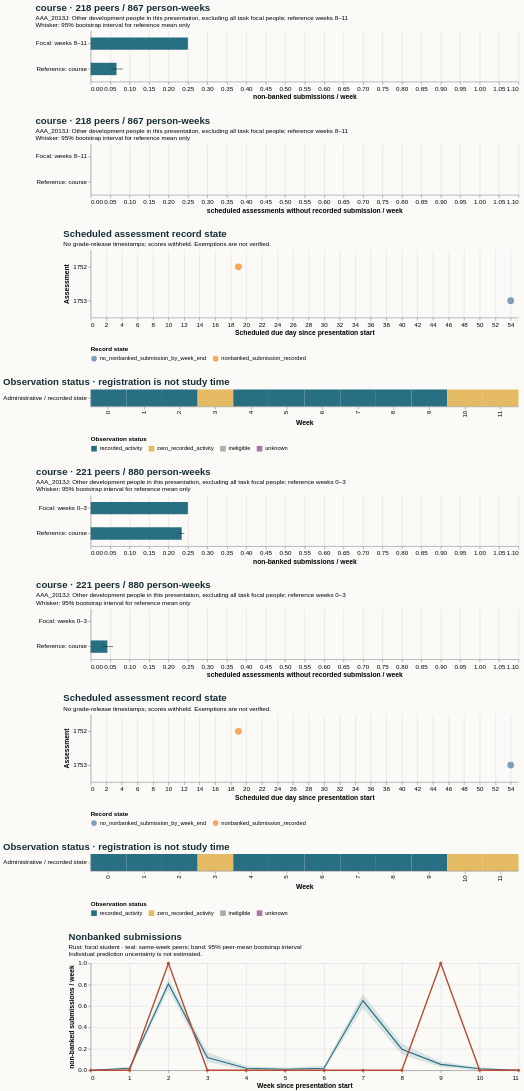

Write a Vega-Lite specification for this figure.
### Vega-Lite specification from a JSON file in a GitHub repository (floating-point values rounded to 4 significant figures)
{"$schema": "https://vega.github.io/schema/vega-lite/v5.20.1.json", "config": {"axis": {"labelFontSize": 11, "titleFontSize": 12}, "background": "#fbfaf7", "font": "sans-serif", "title": {"anchor": "start", "color": "#142e38", "fontSize": 17, "subtitleFontSize": 11}, "view": {"continuousHeight": 300, "continuousWidth": 300, "stroke": null}}, "datasets": {"data-0781e132585faf046cc307b554100b72": [{"hi": null, "lo": null, "series": "Focal: weeks 8–11", "value": 0.25}, {"hi": 0.08257, "lo": 0.05161, "series": "Reference: course", "value": 0.06651}], "data-1874b3b46118d825dbf556866b8e2358": [{"as_of_day": 20, "assessment_id": 1752, "course": "AAA_2013J", "due_day": 19, "person_id": 157568, "score_status": "withheld_release_time_unknown", "state": "nonbanked_submission_recorded", "week": 2}, {"as_of_day": 55, "assessment_id": 1753, "course": "AAA_2013J", "due_day": 54, "person_id": 157568, "score_status": "withheld_release_time_unknown", "state": "no_nonbanked_submission_by_week_end", "week": 7}], "data-25d19d2f94d39c7659ba30d260929277": [{"end_day": 6, "focal_value": 0.0, "peer_ci_high": 0.0, "peer_ci_low": 0.0, "peer_mean": 0.0, "peer_observations": 221, "peer_people": 221, "reference": "course", "unit": "non-banked submissions / week", "week": 0}, {"end_day": 13, "focal_value": 0.0, "peer_ci_high": 0.0362, "peer_ci_low": 0.004525, "peer_mean": 0.0181, "peer_observations": 221, "peer_people": 221, "reference": "course", "unit": "non-banked submissions / week", "week": 1}, {"end_day": 20, "focal_value": 1.0, "peer_ci_high": 0.8584, "peer_ci_low": 0.7534, "peer_mean": 0.8082, "peer_observations": 219, "peer_people": 219, "reference": "course", "unit": "non-banked submissions / week", "week": 2}, {"end_day": 27, "focal_value": 0.0, "peer_ci_high": 0.1689, "peer_ci_low": 0.07763, "peer_mean": 0.1187, "peer_observations": 219, "peer_people": 219, "reference": "course", "unit": "non-banked submissions / week", "week": 3}, {"end_day": 34, "focal_value": 0.0, "peer_ci_high": 0.03893, "peer_ci_low": 0.0, "peer_mean": 0.01826, "peer_observations": 219, "peer_people": 219, "reference": "course", "unit": "non-banked submissions / week", "week": 4}, {"end_day": 41, "focal_value": 0.0, "peer_ci_high": 0.02294, "peer_ci_low": 0.0, "peer_mean": 0.009174, "peer_observations": 218, "peer_people": 218, "reference": "course", "unit": "non-banked submissions / week", "week": 5}, {"end_day": 48, "focal_value": 0.0, "peer_ci_high": 0.04128, "peer_ci_low": 0.004587, "peer_mean": 0.01835, "peer_observations": 218, "peer_people": 218, "reference": "course", "unit": "non-banked submissions / week", "week": 6}, {"end_day": 55, "focal_value": 0.0, "peer_ci_high": 0.7134, "peer_ci_low": 0.578, "peer_mean": 0.6514, "peer_observations": 218, "peer_people": 218, "reference": "course", "unit": "non-banked submissions / week", "week": 7}, {"end_day": 62, "focal_value": 0.0, "peer_ci_high": 0.2477, "peer_ci_low": 0.1468, "peer_mean": 0.1972, "peer_observations": 218, "peer_people": 218, "reference": "course", "unit": "non-banked submissions / week", "week": 8}, {"end_day": 69, "focal_value": 1.0, "peer_ci_high": 0.08076, "peer_ci_low": 0.02765, "peer_mean": 0.0553, "peer_observations": 217, "peer_people": 217, "reference": "course", "unit": "non-banked submissions / week", "week": 9}, {"end_day": 76, "focal_value": 0.0, "peer_ci_high": 0.02765, "peer_ci_low": 0.0, "peer_mean": 0.01382, "peer_observations": 217, "peer_people": 217, "reference": "course", "unit": "non-banked submissions / week", "week": 10}, {"end_day": 83, "focal_value": 0.0, "peer_ci_high": 0.0, "peer_ci_low": 0.0, "peer_mean": 0.0, "peer_observations": 215, "peer_people": 215, "reference": "course", "unit": "non-banked submissions / week", "week": 11}], "data-770ce5d87c1c8bea199b2664b3a9bcb9": [{"hi": null, "lo": null, "series": "Focal: weeks 8–11", "value": 0.0}, {"hi": 0.0, "lo": 0.0, "series": "Reference: course", "value": 0.0}], "data-8521d16d79ad77ef30bf2f491752430a": [{"eligible_days": 7.0, "end_day": 6, "logging_completeness": "unknown", "observation_status": "recorded_activity", "row": "Administrative / recorded state", "score_status": "withheld_release_time_unknown", "start_day": 0, "value": 0.0, "week": 0}, {"eligible_days": 7.0, "end_day": 13, "logging_completeness": "unknown", "observation_status": "recorded_activity", "row": "Administrative / recorded state", "score_status": "withheld_release_time_unknown", "start_day": 7, "value": 0.0, "week": 1}, {"eligible_days": 7.0, "end_day": 20, "logging_completeness": "unknown", "observation_status": "recorded_activity", "row": "Administrative / recorded state", "score_status": "withheld_release_time_unknown", "start_day": 14, "value": 1.0, "week": 2}, {"eligible_days": 7.0, "end_day": 27, "logging_completeness": "unknown", "observation_status": "zero_recorded_activity", "row": "Administrative / recorded state", "score_status": "withheld_release_time_unknown", "start_day": 21, "value": 0.0, "week": 3}, {"eligible_days": 7.0, "end_day": 34, "logging_completeness": "unknown", "observation_status": "recorded_activity", "row": "Administrative / recorded state", "score_status": "withheld_release_time_unknown", "start_day": 28, "value": 0.0, "week": 4}, {"eligible_days": 7.0, "end_day": 41, "logging_completeness": "unknown", "observation_status": "recorded_activity", "row": "Administrative / recorded state", "score_status": "withheld_release_time_unknown", "start_day": 35, "value": 0.0, "week": 5}, {"eligible_days": 7.0, "end_day": 48, "logging_completeness": "unknown", "observation_status": "recorded_activity", "row": "Administrative / recorded state", "score_status": "withheld_release_time_unknown", "start_day": 42, "value": 0.0, "week": 6}, {"eligible_days": 7.0, "end_day": 55, "logging_completeness": "unknown", "observation_status": "recorded_activity", "row": "Administrative / recorded state", "score_status": "withheld_release_time_unknown", "start_day": 49, "value": 0.0, "week": 7}, {"eligible_days": 7.0, "end_day": 62, "logging_completeness": "unknown", "observation_status": "recorded_activity", "row": "Administrative / recorded state", "score_status": "withheld_release_time_unknown", "start_day": 56, "value": 0.0, "week": 8}, {"eligible_days": 7.0, "end_day": 69, "logging_completeness": "unknown", "observation_status": "recorded_activity", "row": "Administrative / recorded state", "score_status": "withheld_release_time_unknown", "start_day": 63, "value": 1.0, "week": 9}, {"eligible_days": 7.0, "end_day": 76, "logging_completeness": "unknown", "observation_status": "zero_recorded_activity", "row": "Administrative / recorded state", "score_status": "withheld_release_time_unknown", "start_day": 70, "value": 0.0, "week": 10}, {"eligible_days": 7.0, "end_day": 83, "logging_completeness": "unknown", "observation_status": "zero_recorded_activity", "row": "Administrative / recorded state", "score_status": "withheld_release_time_unknown", "start_day": 77, "value": 0.0, "week": 11}], "data-9c216f3642278a53a1ef6eda7e37c092": [{"hi": null, "lo": null, "series": "Focal: weeks 0–3", "value": 0.0}, {"hi": 0.05769, "lo": 0.03054, "series": "Reference: course", "value": 0.04299}], "data-9dfdc36ee02c7e23472f193abae01929": [{"hi": null, "lo": null, "series": "Focal: weeks 0–3", "value": 0.25}, {"hi": 0.241, "lo": 0.2251, "series": "Reference: course", "value": 0.2342}]}, "resolve": {"scale": {"color": "independent"}}, "spacing": 28, "vconcat": [{"data": {"name": "data-0781e132585faf046cc307b554100b72"}, "height": 90, "layer": [{"encoding": {"x": {"field": "value", "scale": {"domain": [0, 1.05], "zero": true}, "title": "non-banked submissions / week", "type": "quantitative"}, "y": {"field": "series", "sort": null, "title": null, "type": "nominal"}}, "mark": {"color": "#286f83", "size": 22, "type": "bar"}}, {"encoding": {"x": {"field": "lo", "type": "quantitative"}, "x2": {"field": "hi"}, "y": {"field": "series", "sort": null, "title": null, "type": "nominal"}}, "mark": {"color": "#142e38", "type": "rule"}}], "title": {"subtitle": ["AAA_2013J: Other development people in this presentation, excluding all task focal people; reference weeks 8–11", "Whisker: 95% bootstrap interval for reference mean only"], "text": "course · 218 peers / 867 person-weeks"}, "width": 760}, {"data": {"name": "data-770ce5d87c1c8bea199b2664b3a9bcb9"}, "height": 90, "layer": [{"encoding": {"x": {"field": "value", "scale": {"domain": [0, 1.05], "zero": true}, "title": "scheduled assessments without recorded submission / week", "type": "quantitative"}, "y": {"field": "series", "sort": null, "title": null, "type": "nominal"}}, "mark": {"color": "#286f83", "size": 22, "type": "bar"}}, {"encoding": {"x": {"field": "lo", "type": "quantitative"}, "x2": {"field": "hi"}, "y": {"field": "series", "sort": null, "title": null, "type": "nominal"}}, "mark": {"color": "#142e38", "type": "rule"}}], "title": {"subtitle": ["AAA_2013J: Other development people in this presentation, excluding all task focal people; reference weeks 8–11", "Whisker: 95% bootstrap interval for reference mean only"], "text": "course · 218 peers / 867 person-weeks"}, "width": 760}, {"data": {"name": "data-1874b3b46118d825dbf556866b8e2358"}, "encoding": {"color": {"field": "state", "legend": {"labelLimit": 400, "orient": "bottom"}, "title": "Record state", "type": "nominal"}, "tooltip": [{"field": "assessment_id", "type": "quantitative"}, {"field": "due_day", "type": "quantitative"}, {"field": "as_of_day", "type": "quantitative"}, {"field": "state", "type": "nominal"}, {"field": "score_status", "type": "nominal"}], "x": {"field": "due_day", "title": "Scheduled due day since presentation start", "type": "quantitative"}, "y": {"field": "assessment_id", "title": "Assessment", "type": "nominal"}}, "height": 120, "mark": {"filled": true, "size": 150, "type": "point"}, "title": {"subtitle": "No grade-release timestamps; scores withheld. Exemptions are not verified.", "text": "Scheduled assessment record state"}, "width": 760}, {"data": {"name": "data-8521d16d79ad77ef30bf2f491752430a"}, "encoding": {"color": {"field": "observation_status", "legend": {"labelLimit": 260, "orient": "bottom"}, "scale": {"domain": ["recorded_activity", "zero_recorded_activity", "ineligible", "unknown"], "range": ["#286f83", "#e4bb64", "#aaaeb3", "#ac78a5"]}, "title": "Observation status", "type": "nominal"}, "tooltip": [{"field": "week", "type": "quantitative"}, {"field": "eligible_days", "type": "quantitative"}, {"field": "observation_status", "type": "nominal"}, {"field": "logging_completeness", "type": "nominal"}], "x": {"field": "week", "title": "Week", "type": "ordinal"}, "y": {"field": "row", "title": null, "type": "nominal"}}, "height": 30, "mark": {"type": "rect"}, "title": "Observation status · registration is not study time", "width": 760}, {"data": {"name": "data-9dfdc36ee02c7e23472f193abae01929"}, "height": 90, "layer": [{"encoding": {"x": {"field": "value", "scale": {"domain": [0, 1.05], "zero": true}, "title": "non-banked submissions / week", "type": "quantitative"}, "y": {"field": "series", "sort": null, "title": null, "type": "nominal"}}, "mark": {"color": "#286f83", "size": 22, "type": "bar"}}, {"encoding": {"x": {"field": "lo", "type": "quantitative"}, "x2": {"field": "hi"}, "y": {"field": "series", "sort": null, "title": null, "type": "nominal"}}, "mark": {"color": "#142e38", "type": "rule"}}], "title": {"subtitle": ["AAA_2013J: Other development people in this presentation, excluding all task focal people; reference weeks 0–3", "Whisker: 95% bootstrap interval for reference mean only"], "text": "course · 221 peers / 880 person-weeks"}, "width": 760}, {"data": {"name": "data-9c216f3642278a53a1ef6eda7e37c092"}, "height": 90, "layer": [{"encoding": {"x": {"field": "value", "scale": {"domain": [0, 1.05], "zero": true}, "title": "scheduled assessments without recorded submission / week", "type": "quantitative"}, "y": {"field": "series", "sort": null, "title": null, "type": "nominal"}}, "mark": {"color": "#286f83", "size": 22, "type": "bar"}}, {"encoding": {"x": {"field": "lo", "type": "quantitative"}, "x2": {"field": "hi"}, "y": {"field": "series", "sort": null, "title": null, "type": "nominal"}}, "mark": {"color": "#142e38", "type": "rule"}}], "title": {"subtitle": ["AAA_2013J: Other development people in this presentation, excluding all task focal people; reference weeks 0–3", "Whisker: 95% bootstrap interval for reference mean only"], "text": "course · 221 peers / 880 person-weeks"}, "width": 760}, {"data": {"name": "data-1874b3b46118d825dbf556866b8e2358"}, "encoding": {"color": {"field": "state", "legend": {"labelLimit": 400, "orient": "bottom"}, "title": "Record state", "type": "nominal"}, "tooltip": [{"field": "assessment_id", "type": "quantitative"}, {"field": "due_day", "type": "quantitative"}, {"field": "as_of_day", "type": "quantitative"}, {"field": "state", "type": "nominal"}, {"field": "score_status", "type": "nominal"}], "x": {"field": "due_day", "title": "Scheduled due day since presentation start", "type": "quantitative"}, "y": {"field": "assessment_id", "title": "Assessment", "type": "nominal"}}, "height": 120, "mark": {"filled": true, "size": 150, "type": "point"}, "title": {"subtitle": "No grade-release timestamps; scores withheld. Exemptions are not verified.", "text": "Scheduled assessment record state"}, "width": 760}, {"data": {"name": "data-8521d16d79ad77ef30bf2f491752430a"}, "encoding": {"color": {"field": "observation_status", "legend": {"labelLimit": 260, "orient": "bottom"}, "scale": {"domain": ["recorded_activity", "zero_recorded_activity", "ineligible", "unknown"], "range": ["#286f83", "#e4bb64", "#aaaeb3", "#ac78a5"]}, "title": "Observation status", "type": "nominal"}, "tooltip": [{"field": "week", "type": "quantitative"}, {"field": "eligible_days", "type": "quantitative"}, {"field": "observation_status", "type": "nominal"}, {"field": "logging_completeness", "type": "nominal"}], "x": {"field": "week", "title": "Week", "type": "ordinal"}, "y": {"field": "row", "title": null, "type": "nominal"}}, "height": 30, "mark": {"type": "rect"}, "title": "Observation status · registration is not study time", "width": 760}, {"data": {"name": "data-25d19d2f94d39c7659ba30d260929277"}, "height": 190, "layer": [{"encoding": {"x": {"axis": {"tickMinStep": 1}, "field": "week", "title": "Week since presentation start", "type": "quantitative"}, "y": {"field": "peer_ci_low", "scale": {"zero": true}, "title": "non-banked submissions / week", "type": "quantitative"}, "y2": {"field": "peer_ci_high"}}, "mark": {"color": "#286f83", "opacity": 0.16, "type": "area"}}, {"encoding": {"tooltip": [{"field": "week", "type": "quantitative"}, {"field": "peer_mean", "type": "quantitative"}, {"field": "peer_people", "type": "quantitative"}, {"field": "peer_observations", "type": "quantitative"}], "x": {"field": "week", "type": "quantitative"}, "y": {"field": "peer_mean", "type": "quantitative"}}, "mark": {"color": "#286f83", "strokeWidth": 2, "type": "line"}}, {"encoding": {"tooltip": [{"field": "week", "type": "quantitative"}, {"field": "focal_value", "type": "quantitative"}], "x": {"field": "week", "type": "quantitative"}, "y": {"field": "focal_value", "type": "quantitative"}}, "mark": {"color": "#b64c35", "point": {"color": "#b64c35"}, "strokeWidth": 2.5, "type": "line"}}], "title": {"subtitle": ["Rust: focal student · teal: same-week peers; band: 95% peer-mean bootstrap interval", "Individual prediction uncertainty is not estimated."], "text": "Nonbanked submissions"}, "width": 760}]}
